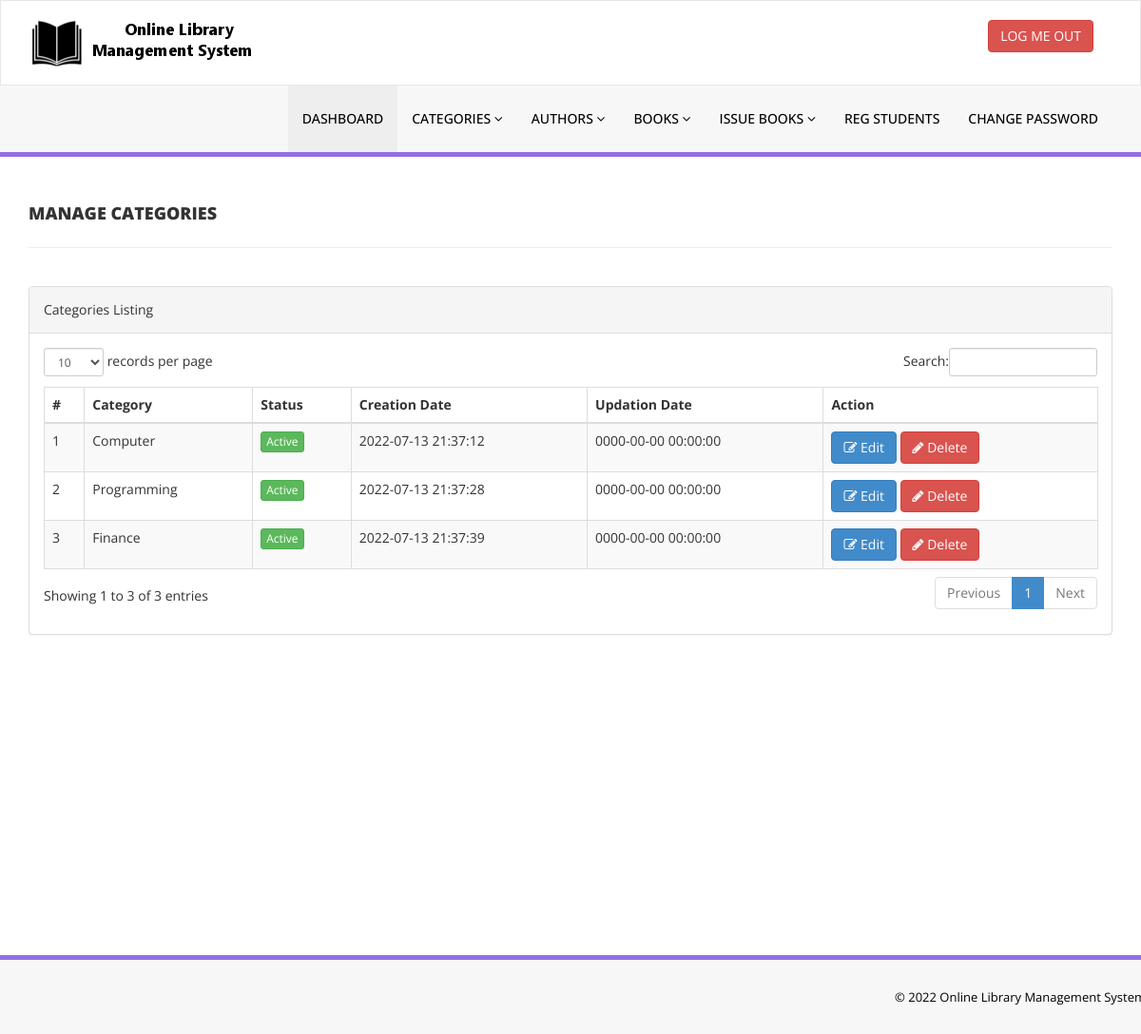
The page /admin/manage-categories.php (signed in) on the database its author committed.
### tables this page shows
CREATE TABLE `tblcategory` (
  `id` int(11) NOT NULL,
  `CategoryName` varchar(150) DEFAULT NULL,
  `Status` int(1) DEFAULT NULL,
  `CreationDate` timestamp NULL DEFAULT current_timestamp(),
  `UpdationDate` timestamp NULL DEFAULT '0000-00-00 00:00:00' ON UPDATE current_timestamp()
);

### admin/manage-categories.php (the view, shortened to what this page needs)
<?php
include('includes/config.php');
if(strlen($_SESSION['alogin'])==0)
    {
header('location:index.php');
}
else{
    ?>
<!DOCTYPE html>
<html xmlns="http://www.w3.org/1999/xhtml">
<head>
    <link href="assets/css/bootstrap.css" rel="stylesheet" />
    <link href="assets/css/font-awesome.css" rel="stylesheet" />
    <link href="assets/js/dataTables/dataTables.bootstrap.css" rel="stylesheet" />
    <link href="assets/css/style.css" rel="stylesheet" />
</head>
<body>
<?php include('includes/header.php');?>
    <div class="content-wrapper">
         <div class="container">
        <div class="row pad-botm">
            <div class="col-md-12">
                <h4 class="header-line">Manage Categories</h4>
    </div>
     <div class="row">
</div>
        </div>
            <div class="row">
                <div class="col-md-12">
                    <div class="panel panel-default">
                        <div class="panel-heading">
                           Categories Listing
                        </div>
                        <div class="panel-body">
                            <div class="table-responsive">
                                <table class="table table-striped table-bordered table-hover" id="dataTables-example">
                                    <thead>
                                        <tr>
                                            <th>#</th>
                                            <th>Category</th>
                                            <th>Status</th>
                                            <th>Creation Date</th>
                                            <th>Updation Date</th>
                                            <th>Action</th>
                                        </tr>
                                    </thead>
                                    <tbody>
<?php $sql = "SELECT * from  tblcategory";
$query = $dbh -> prepare($sql);
$query->execute();
$results=$query->fetchAll(PDO::FETCH_OBJ);
$cnt=1;
if($query->rowCount() > 0)
{
foreach($results as $result)
{               ?>
                                        <tr class="odd gradeX">
                                            <td class="center"><?php echo htmlentities($cnt);?></td>
                                            <td class="center"><?php echo htmlentities($result->CategoryName);?></td>
                                            <td class="center"><?php if($result->Status==1) {?>
                                            <a href="#" class="btn btn-success btn-xs">Active</a>
                                            <?php } else {?>
                                            <a href="#" class="btn btn-danger btn-xs">Inactive</a>
                                            <?php } ?></td>
                                            <td class="center"><?php echo htmlentities($result->CreationDate);?></td>
                                            <td class="center"><?php echo htmlentities($result->UpdationDate);?></td>
                                            <td class="center">
                                            <a href="edit-category.php?catid=<?php echo htmlentities($result->id);?>"><button class="btn btn-primary"><i class="fa fa-edit "></i> Edit</button>
                                          <a href="manage-categories.php?del=<?php echo htmlentities($result->id);?>" onclick="return confirm('Are you sure you want to delete?');"" >  <button class="btn btn-danger"><i class="fa fa-pencil"></i> Delete</button>
                                            </td>
                                        </tr>
 <?php $cnt=$cnt+1;}} ?>
                                    </tbody>
                                </table>
                            </div>
                        </div>
                    </div>
                </div>
            </div>
    </div>
    </div>
  <?php include('includes/footer.php');?>
</body>
</html>
<?php } ?>

### admin/assets/css/style.css (style rules this page uses)
.content-wrapper { margin-top: 40px; min-height:800px; padding-bottom:90px; }
.header-line { font-weight:900; padding-bottom:25px; border-bottom:1px solid #eeeeee; text-transform:uppercase; }
.pad-botm { padding-bottom:30px; }

### rows shown on the page
tblcategory: CategoryName "Computer", Status "Active", CreationDate "2022-07-13 21:37:12", UpdationDate "0000-00-00 00:00:00"
tblcategory: CategoryName "Programming", Status "Active", CreationDate "2022-07-13 21:37:28", UpdationDate "0000-00-00 00:00:00"
tblcategory: CategoryName "Finance", Status "Active", CreationDate "2022-07-13 21:37:39", UpdationDate "0000-00-00 00:00:00"
